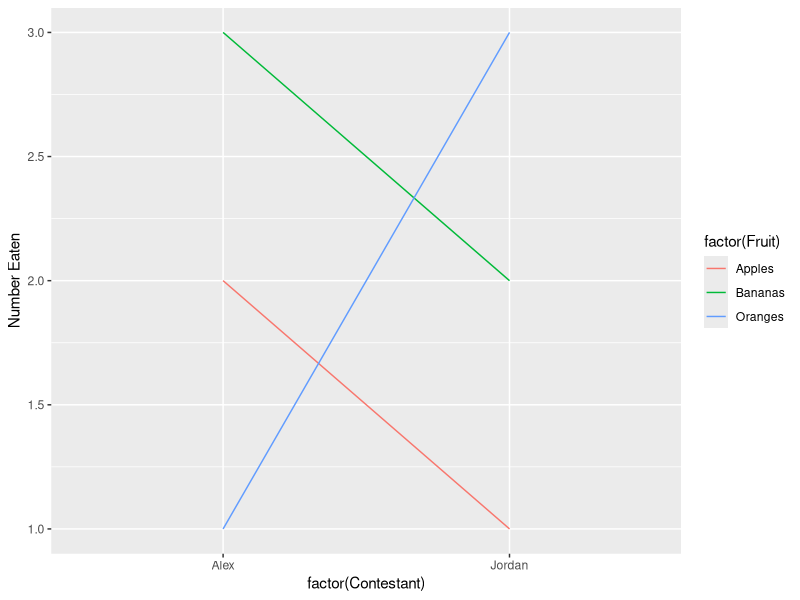

Here is the R script that generated this plot:
library(tibble)
library(ggplot2)

df <- tribble(
  ~Contestant, ~Fruit, ~`Number Eaten`,
  "Alex", "Apples", 2,
  "Alex", "Oranges", 1,
  "Alex", "Bananas", 3,
  "Jordan", "Apples", 1,
  "Jordan", "Oranges", 3,
  "Jordan", "Bananas", 2
)

ggplot(df, aes(x = factor(Contestant), y = `Number Eaten`, color = factor(Fruit))) +
  geom_line(aes(group = factor(Fruit)))
